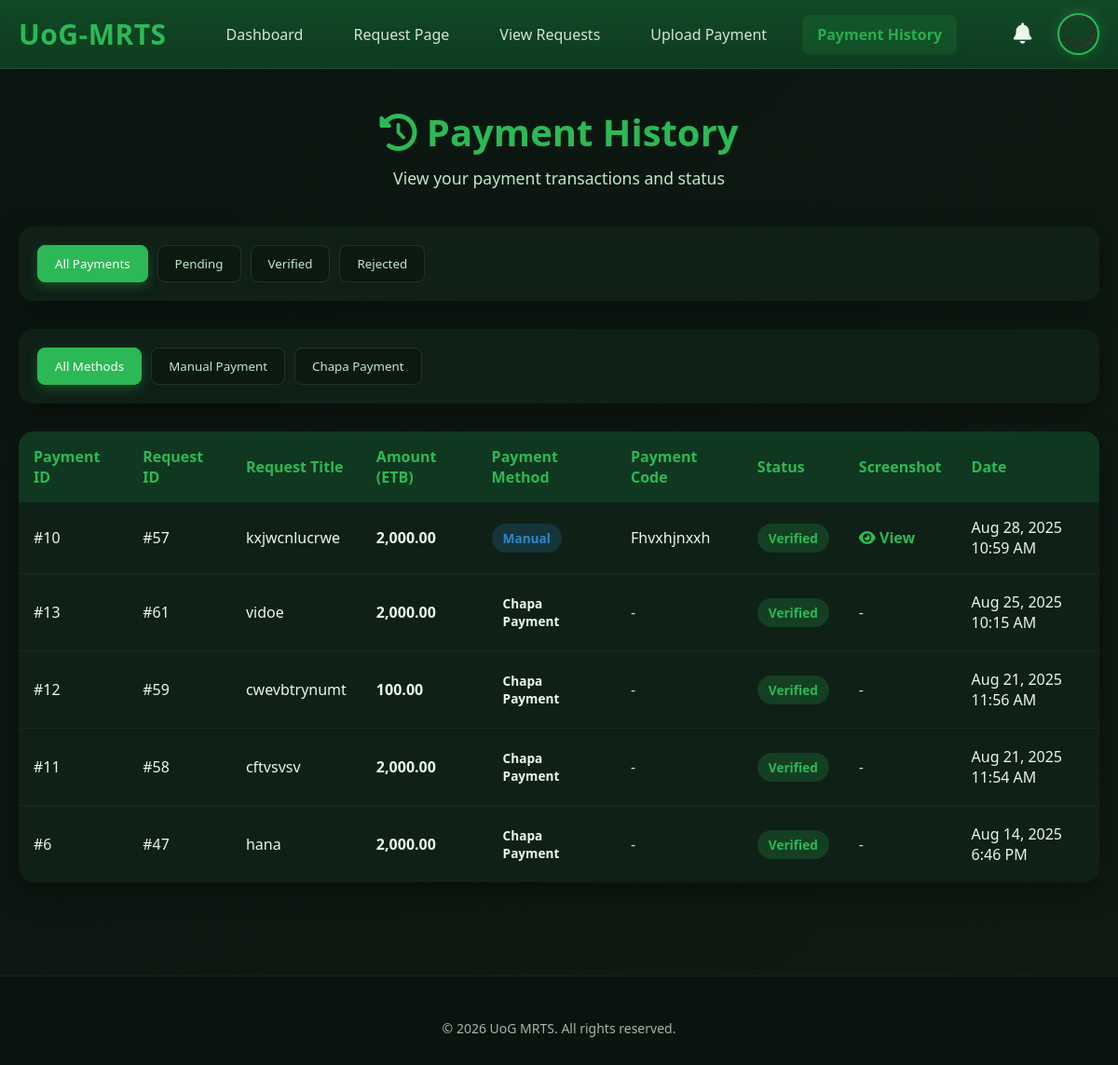
Screenshot of /dashboard/external_payment_history.php (signed in) with the database file from the repository.
### tables this page shows
CREATE TABLE IF NOT EXISTS `users` (
  `id` int NOT NULL AUTO_INCREMENT,
  `fullname` varchar(100) DEFAULT NULL,
  `username` varchar(100) DEFAULT NULL,
  `email` varchar(100) DEFAULT NULL,
  `phone` varchar(20) DEFAULT NULL,
  `telegram` varchar(100) DEFAULT NULL,
  `role` varchar(50) DEFAULT NULL,
  `specialization` varchar(100) DEFAULT NULL,
  `password` varchar(255) DEFAULT NULL,
  `is_approved` tinyint(1) DEFAULT '0',
  `temp_password_flag` tinyint(1) DEFAULT '0',
  `account_status` enum('enabled','disabled') NOT NULL DEFAULT 'enabled',
  `failed_attempts` int NOT NULL DEFAULT '0',
  `last_failed_login` datetime DEFAULT NULL,
  `profile_image` varchar(255) DEFAULT NULL,
  PRIMARY KEY (`id`)
);

CREATE TABLE IF NOT EXISTS `paymentproof` (
  `id` int NOT NULL AUTO_INCREMENT,
  `request_id` int NOT NULL,
  `price` decimal(10,2) DEFAULT NULL,
  `payment_instructions` varchar(255) DEFAULT NULL,
  `payment_code` varchar(100) DEFAULT NULL,
  `payment_screenshot_path` varchar(255) DEFAULT NULL,
  `verified_status` enum('Pending','Waiting Payment','Pending Payment Verification','Verified','Rejected') NOT NULL DEFAULT 'Pending',
  `created_at` timestamp NULL DEFAULT CURRENT_TIMESTAMP,
  `tx_ref` varchar(100) DEFAULT NULL,
  PRIMARY KEY (`id`),
  KEY `request_id` (`request_id`)
);

CREATE TABLE IF NOT EXISTS `requests` (
  `id` int NOT NULL AUTO_INCREMENT,
  `requested_by` int DEFAULT NULL,
  `issue_title` varchar(255) DEFAULT NULL,
  `issue_description` text,
  `category` varchar(100) DEFAULT NULL,
  `campus` varchar(100) DEFAULT NULL,
  `building_number` varchar(50) DEFAULT NULL,
  `room_number` varchar(50) DEFAULT NULL,
  `image_path` varchar(255) DEFAULT NULL,
  `audio_path` varchar(255) DEFAULT NULL,
  `video_path` varchar(255) DEFAULT NULL,
  `assigned_technician_id` int DEFAULT NULL,
  `created_at` timestamp NULL DEFAULT CURRENT_TIMESTAMP,
  `user_type` enum('staff','external') DEFAULT 'staff',
  `status` enum('Pending Assignment','Assigned','In Progress','Completed') NOT NULL DEFAULT 'Pending Assignment',
  `price_status` enum('Not Set','Pending Payment','Paid','Verified') DEFAULT NULL,
  PRIMARY KEY (`id`),
  KEY `requested_by` (`requested_by`)
);

### dashboard/external_payment_history.php (the view, shortened to what this page needs)
<?php
$conn = new mysqli("localhost", "root", "", "test_uog");
$user_id = $_SESSION['user_id'];
$stmt = $conn->prepare("SELECT profile_image FROM users WHERE id = ?");
$stmt->bind_param("i", $_SESSION['user_id']);
$stmt->execute();
$stmt->bind_result($photo);
$avatar_type = $photo ? "image" : "icon";
$avatar_value = $photo ? "uploads/" . htmlspecialchars($photo) : "👤";
$status_filter = $_GET['status'] ?? 'all';
$payment_method_filter = $_GET['payment_method'] ?? 'all';
$query = "
    SELECT
        p.id,
        p.request_id,
        r.issue_title,
        p.price,
        p.payment_instructions,
        p.payment_code,
        p.payment_screenshot_path,
        p.verified_status,
        p.created_at,
        CASE
            WHEN p.payment_code IS NOT NULL AND p.payment_code != '' THEN 'Manual'
            ELSE 'Chapa Payment'
        END AS payment_method
    FROM requests r
    JOIN paymentproof p ON r.id = p.request_id
    WHERE r.requested_by = ?
";
$params = array($user_id);
$types = "i";
$query .= " ORDER BY p.created_at DESC";
$stmt = $conn->prepare($query);
if (count($params) > 1) {
    $stmt->bind_param($types, ...$params);
} else {
    $stmt->bind_param($types, $params[0]);
}
$stmt->execute();
$result = $stmt->get_result();
?>
<!DOCTYPE html>
<html lang="en">
<head>
    <link rel="stylesheet" href="https://cdnjs.cloudflare.com/ajax/libs/font-awesome/6.4.0/css/all.min.css">
      <link rel="stylesheet" href="external_payment_history.css">
</head>
<body>
    <nav class="nav">
        <div class="nav-inner">
            <div class="brand">
                <span>UoG-MRTS</span>
            </div>
            <div class="nav-links">
                <a href="external_dashboard.php">Dashboard</a>
                <a href="external_user.php">Request Page</a>
                <a href="view_requests.php">View Requests</a>
                <a href="external_payment_upload.php">Upload Payment</a>
                <a href="external_payment_history.php" class="active">Payment History</a>
            </div>
            <div class="nav-right">
                <a href="notifications.php" class="notification-bell">
                    <i class="fas fa-bell"></i>
                </a>
                <div class="profile-container">
                    <?php if ($avatar_type === "image"): ?>
                        <img src="<?php echo $avatar_value; ?>" alt="Profile" class="profile-pic">
                    <?php else: ?>
                        <div class="profile-icon"><?php echo $avatar_value; ?></div>
                    <?php endif; ?>
                </div>
            </div>
        </div>
    </nav>
    <div class="main-content">
        <div class="container">
            <div class="dashboard-header">
                <h1><i class="fas fa-history"></i> Payment History</h1>
                <p>View your payment transactions and status</p>
            </div>
            <div class="filters" style= "  " >
                <button class="filter-btn <?= $status_filter === 'all' ? 'active' : '' ?>" data-filter="all" data-type="status">All Payments</button>
                <button class="filter-btn <?= $status_filter === 'Pending' ? 'active' : '' ?>" data-filter="Pending" data-type="status">Pending</button>
                <button class="filter-btn <?= $status_filter === 'Verified' ? 'active' : '' ?>" data-filter="Verified" data-type="status">Verified</button>
                <button class="filter-btn <?= $status_filter === 'Rejected' ? 'active' : '' ?>" data-filter="Rejected" data-type="status">Rejected</button>
            </div>
            <div class="filters">
                <button class="filter-btn <?= $payment_method_filter === 'all' ? 'active' : '' ?>" data-filter="all" data-type="payment_method">All Methods</button>
                <button class="filter-btn <?= $payment_method_filter === 'Manual' ? 'active' : '' ?>" data-filter="Manual" data-type="payment_method">Manual Payment</button>
                <button class="filter-btn <?= $payment_method_filter === 'Chapa' ? 'active' : '' ?>" data-filter="Chapa" data-type="payment_method">Chapa Payment</button>
             </div>
            <?php if ($result->num_rows > 0): ?>
                <div class="payment-table-container">
                    <table class="payment-table">
                        <thead>
                            <tr>
                                <th>Payment ID</th>
                                <th>Request ID</th>
                                <th>Request Title</th>
                                <th>Amount (ETB)</th>
                                <th>Payment Method</th>
                                <th>Payment Code</th>
                                <th>Status</th>
                                <th>Screenshot</th>
                                <th>Date</th>
                            </tr>
                        </thead>
                        <tbody>
                            <?php while ($row = $result->fetch_assoc()):
                                $status_class = 'status-' . strtolower($row['verified_status']);
                                $method_class = 'method-' . strtolower(str_replace(' ', '-', $row['payment_method']));
                            ?>
                                <tr>
                                    <td>#<?= htmlspecialchars($row['id']) ?></td>
                                    <td>#<?= htmlspecialchars($row['request_id']) ?></td>
                                    <td><?= htmlspecialchars($row['issue_title']) ?></td>
                                    <td><strong><?= number_format($row['price'], 2) ?></strong></td>
                                    <td>
                                        <span class="method-badge <?= $method_class ?>">
                                            <?= htmlspecialchars($row['payment_method']) ?>
                                        </span>
                                    </td>
                                    <td>
                                        <?php if (!empty($row['payment_code'])): ?>
                                            <?= htmlspecialchars($row['payment_code']) ?>
                                        <?php else: ?>
                                            <span style="color: var(--muted);">-</span>
                                        <?php endif; ?>
                                    </td>
                                    <td>
                                        <span class="status-badge <?= $status_class ?>">
                                            <?= htmlspecialchars($row['verified_status']) ?>
                                        </span>
                                    </td>
                                    <td>
                                        <?php if (!empty($row['payment_screenshot_path'])): ?>
                                            <a href="<?= htmlspecialchars($row['payment_screenshot_path']) ?>" target="_blank" class="view-link">
                                                <i class="fas fa-eye"></i> View
                                            </a>
                                        <?php else: ?>
                                            <span style="color: var(--muted);">-</span>
                                        <?php endif; ?>
                                    </td>
                                    <td><?= htmlspecialchars(date("M j, Y g:i A", strtotime($row['created_at']))) ?></td>
                                </tr>
                            <?php endwhile; ?>
                        </tbody>
                    </table>
                </div>
            <?php endif; ?>
        </div>
    </div>
    <footer>
            <div class="credits">© <span id="year"></span> UoG MRTS. All rights reserved.</div>
    </footer>
</body>
</html>

### dashboard/external_payment_history.css (style rules this page uses)
:root { --green-apple: #2CB955; --green-dark: #124F29; --bg: #0b1510; --text: #eaf7ee; --muted: #bfe9ca; --card: #0f2016; --shadow: 0 10px 30px rgba(0,0,0,.35); --radius: 16px; --pending: #FFE66D; --verified: #2CB955; --rejected: #ff4757; }
* { margin: 0; padding: 0; box-sizing: border-box; font-family: 'Segoe UI', Tahoma, Geneva, Verdana, sans-serif; }
body { background: linear-gradient(135deg, var(--bg), #0f1a13); color: var(--text); min-height: 100vh; display: flex; flex-direction: column; }
.nav { position: sticky; top: 0; z-index: 1000; backdrop-filter: saturate(140%) blur(8px); background: linear-gradient(180deg, rgba(18,79,41,.9), rgba(18,79,41,.65)); border-bottom: 1px solid rgba(255,255,255,.06); }
.nav-inner { max-width: 1200px; margin: 0 auto; display: flex; gap: 16px; align-items: center; justify-content: space-between; padding: 14px 20px; }
.brand { display: flex; gap: 10px; align-items: center; font-weight: 800; letter-spacing: .5px; }
.brand span { font-size: 30px; color: #2CB955; }
.nav-links { display: flex; gap: 22px; align-items: center; }
.nav-links a { color: var(--text); text-decoration: none; opacity: .9; transition: all 0.3s ease; padding: 10px 16px; border-radius: 8px; font-weight: 500; }
.nav-links a.active { color: var(--green-apple); background: rgba(44, 185, 85, 0.15); font-weight: 600; }
.nav-right { display: flex; gap: 15px; align-items: center; }
.notification-bell { position: relative; color: var(--text); text-decoration: none; font-size: 1.4rem; padding: 10px; border-radius: 50%; transition: all 0.3s ease; display: flex; align-items: center; justify-content: center; width: 45px; height: 45px; }
.profile-container { position: relative; display: flex; align-items: center; }
.profile-pic { width: 45px; height: 45px; border-radius: 50%; object-fit: cover; cursor: pointer; border: 2px solid var(--green-apple); transition: all 0.3s ease; box-shadow: 0 0 15px rgba(44, 185, 85, 0.3); }
.main-content { flex: 1; padding: 40px 20px; }
.container { max-width: 1200px; margin: 0 auto; }
.dashboard-header { text-align: center; margin-bottom: 40px; }
.dashboard-header h1 { font-size: 2.5rem; color: var(--green-apple); margin-bottom: 10px; }
.dashboard-header p { color: var(--muted); font-size: 1.1rem; }
.filters { display: flex; flex-wrap: wrap; gap: 10px; margin-bottom: 30px; padding: 20px; background: var(--card); border-radius: var(--radius); box-shadow: var(--shadow); }
.filter-btn { padding: 10px 18px; border: 1px solid rgba(255,255,255,0.1); border-radius: 8px; background: rgba(0,0,0,0.2); color: var(--muted); cursor: pointer; transition: all 0.3s ease; font-weight: 500; }
.filter-btn.active { background: var(--green-apple); color: white; border-color: var(--green-apple); box-shadow: 0 4px 12px rgba(44, 185, 85, 0.3); }
.payment-table-container { background: var(--card); border-radius: var(--radius); overflow: hidden; box-shadow: var(--shadow); overflow-x: auto; }
.payment-table { width: 100%; border-collapse: collapse; min-width: 1000px; }
.payment-table th { background: rgba(18, 79, 41, 0.5); padding: 16px; text-align: left; color: var(--green-apple); font-weight: 600; }
.payment-table td { padding: 16px; border-bottom: 1px solid rgba(255,255,255,0.05); }
.payment-table tr:last-child td { border-bottom: none; }
.status-badge { display: inline-block; padding: 6px 12px; border-radius: 20px; font-size: 0.85rem; font-weight: 600; }
.status-verified { background: rgba(44, 185, 85, 0.2); color: var(--verified); }
.method-badge { display: inline-block; padding: 6px 12px; border-radius: 20px; font-size: 0.85rem; font-weight: 600; }
.method-manual { background: rgba(45, 135, 202, 0.2); color: #2D87CA; }
.view-link { color: var(--green-apple); text-decoration: none; font-weight: 600; transition: all 0.3s ease; }
footer { border-top: 1px solid rgba(255,255,255,.06); background: #0a140f; padding: 30px 20px; margin-top: 60px; }
.credits { grid-column: 1/-1; opacity: .7; font-size: 14px; text-align: center; padding-top: 16px; }

### rows the page displays
users: profile_image (picture)
paymentproof: id "10", request "57", request.issue_title "kxjwcnlucrwe", price "2,000.00", payment_method "Manual", payment_code "Fhvxhjnxxh", verified_status "Verified", created_at "Aug 28, 2025 10:59 AM"
paymentproof: id "13", request "61", request.issue_title "vidoe", price "2,000.00", payment_method "Chapa Payment", verified_status "Verified", created_at "Aug 25, 2025 10:15 AM"
paymentproof: id "12", request "59", request.issue_title "cwevbtrynumt", price "100.00", payment_method "Chapa Payment", verified_status "Verified", created_at "Aug 21, 2025 11:56 AM"
paymentproof: id "11", request "58", request.issue_title "cftvsvsv", price "2,000.00", payment_method "Chapa Payment", verified_status "Verified", created_at "Aug 21, 2025 11:54 AM"
paymentproof: id "6", request "47", request.issue_title "hana", price "2,000.00", payment_method "Chapa Payment", verified_status "Verified", created_at "Aug 14, 2025 6:46 PM"
